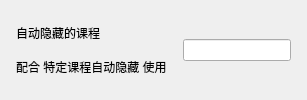
          <widget class="CardWidget" name="CardWidget_15">
           <property name="minimumSize">
            <size>
             <width>0</width>
             <height>70</height>
            </size>
           </property>
           <layout class="QHBoxLayout" name="horizontalLayout_16">
            <property name="spacing">
             <number>16</number>
            </property>
            <property name="leftMargin">
             <number>16</number>
            </property>
            <property name="topMargin">
             <number>16</number>
            </property>
            <property name="rightMargin">
             <number>16</number>
            </property>
            <property name="bottomMargin">
             <number>16</number>
            </property>
            <item>
             <layout class="QVBoxLayout" name="verticalLayout_25">
              <property name="spacing">
               <number>0</number>
              </property>
              <item>
               <widget class="StrongBodyLabel" name="StrongBodyLabel_17">
                <property name="sizePolicy">
                 <sizepolicy hsizetype="Expanding" vsizetype="Preferred">
                  <horstretch>0</horstretch>
                  <verstretch>0</verstretch>
                 </sizepolicy>
                </property>
                <property name="text">
                 <string>自动隐藏的课程</string>
                </property>
               </widget>
              </item>
              <item>
               <widget class="CaptionLabel" name="CaptionLabel_14">
                <property name="text">
                 <string>配合 特定课程自动隐藏 使用</string>
                </property>
                <property name="wordWrap">
                 <bool>false</bool>
                </property>
                <property name="lightColor" stdset="0">
                 <color alpha="150">
                  <red>0</red>
                  <green>0</green>
                  <blue>0</blue>
                 </color>
                </property>
                <property name="darkColor" stdset="0">
                 <color alpha="200">
                  <red>255</red>
                  <green>255</green>
                  <blue>255</blue>
                 </color>
                </property>
               </widget>
              </item>
             </layout>
            </item>
            <item>
             <widget class="LineEdit" name="excluded_lessons">
              <property name="sizePolicy">
               <sizepolicy hsizetype="Maximum" vsizetype="Fixed">
                <horstretch>0</horstretch>
                <verstretch>0</verstretch>
               </sizepolicy>
              </property>
             </widget>
            </item>
           </layout>
          </widget>
